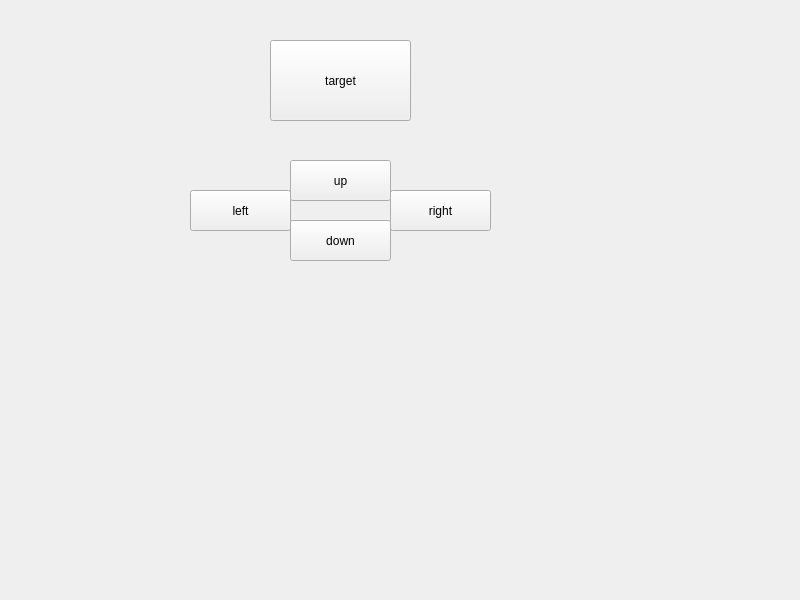
<?xml version="1.0" encoding="UTF-8"?>
<ui version="4.0">
 <class>Widget</class>
 <widget class="QWidget" name="Widget">
  <property name="geometry">
   <rect>
    <x>0</x>
    <y>0</y>
    <width>800</width>
    <height>600</height>
   </rect>
  </property>
  <property name="windowTitle">
   <string>Widget</string>
  </property>
  <widget class="QPushButton" name="pushButton_target">
   <property name="geometry">
    <rect>
     <x>270</x>
     <y>40</y>
     <width>141</width>
     <height>81</height>
    </rect>
   </property>
   <property name="text">
    <string>target</string>
   </property>
  </widget>
  <widget class="QPushButton" name="pushButton_left">
   <property name="geometry">
    <rect>
     <x>190</x>
     <y>190</y>
     <width>101</width>
     <height>41</height>
    </rect>
   </property>
   <property name="text">
    <string>left</string>
   </property>
  </widget>
  <widget class="QPushButton" name="pushButton_right">
   <property name="geometry">
    <rect>
     <x>390</x>
     <y>190</y>
     <width>101</width>
     <height>41</height>
    </rect>
   </property>
   <property name="text">
    <string>right</string>
   </property>
  </widget>
  <widget class="QPushButton" name="pushButton_down">
   <property name="geometry">
    <rect>
     <x>290</x>
     <y>220</y>
     <width>101</width>
     <height>41</height>
    </rect>
   </property>
   <property name="text">
    <string>down</string>
   </property>
  </widget>
  <widget class="QPushButton" name="pushButton_up">
   <property name="geometry">
    <rect>
     <x>290</x>
     <y>160</y>
     <width>101</width>
     <height>41</height>
    </rect>
   </property>
   <property name="text">
    <string>up</string>
   </property>
  </widget>
 </widget>
 <resources/>
 <connections/>
</ui>
